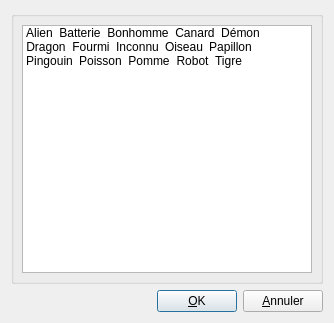
<?xml version="1.0" encoding="UTF-8"?>
<ui version="4.0">
 <class>Avatars</class>
 <widget class="QDialog" name="Avatars">
  <property name="windowModality">
   <enum>Qt::WindowModal</enum>
  </property>
  <property name="geometry">
   <rect>
    <x>0</x>
    <y>0</y>
    <width>334</width>
    <height>323</height>
   </rect>
  </property>
  <property name="windowTitle">
   <string>Avatars</string>
  </property>
  <layout class="QGridLayout" name="gridLayout">
   <item row="0" column="0">
    <widget class="QGroupBox" name="groupBox">
     <property name="title">
      <string/>
     </property>
     <layout class="QGridLayout">
      <property name="margin">
       <number>8</number>
      </property>
      <property name="spacing">
       <number>6</number>
      </property>
      <item row="0" column="0">
       <widget class="QListWidget" name="avatarsList">
        <property name="locale">
         <locale language="French" country="France"/>
        </property>
        <property name="autoScroll">
         <bool>true</bool>
        </property>
        <property name="editTriggers">
         <set>QAbstractItemView::NoEditTriggers</set>
        </property>
        <property name="showDropIndicator" stdset="0">
         <bool>false</bool>
        </property>
        <property name="dragDropMode">
         <enum>QAbstractItemView::DragDrop</enum>
        </property>
        <property name="movement">
         <enum>QListView::Snap</enum>
        </property>
        <property name="resizeMode">
         <enum>QListView::Fixed</enum>
        </property>
        <property name="viewMode">
         <enum>QListView::IconMode</enum>
        </property>
        <item>
         <property name="text">
          <string extracomment="Hop">Alien</string>
         </property>
         <property name="icon">
          <iconset resource="../data/data.qrc">
           <normaloff>:/images/avatars/alien.png</normaloff>:/images/avatars/alien.png</iconset>
         </property>
         <property name="flags">
          <set>ItemIsSelectable|ItemIsEnabled</set>
         </property>
        </item>
        <item>
         <property name="text">
          <string>Batterie</string>
         </property>
         <property name="icon">
          <iconset resource="../data/data.qrc">
           <normaloff>:/images/avatars/batterie.png</normaloff>:/images/avatars/batterie.png</iconset>
         </property>
         <property name="flags">
          <set>ItemIsSelectable|ItemIsEnabled</set>
         </property>
        </item>
        <item>
         <property name="text">
          <string>Bonhomme</string>
         </property>
         <property name="icon">
          <iconset resource="../data/data.qrc">
           <normaloff>:/images/avatars/bonhomme.png</normaloff>:/images/avatars/bonhomme.png</iconset>
         </property>
         <property name="flags">
          <set>ItemIsSelectable|ItemIsEnabled</set>
         </property>
        </item>
        <item>
         <property name="text">
          <string>Canard</string>
         </property>
         <property name="icon">
          <iconset resource="../data/data.qrc">
           <normaloff>:/images/avatars/canard.png</normaloff>:/images/avatars/canard.png</iconset>
         </property>
         <property name="flags">
          <set>ItemIsSelectable|ItemIsEnabled</set>
         </property>
        </item>
        <item>
         <property name="text">
          <string>Démon</string>
         </property>
         <property name="icon">
          <iconset resource="../data/data.qrc">
           <normaloff>:/images/avatars/demon.png</normaloff>:/images/avatars/demon.png</iconset>
         </property>
         <property name="flags">
          <set>ItemIsSelectable|ItemIsEnabled</set>
         </property>
        </item>
        <item>
         <property name="text">
          <string>Dragon</string>
         </property>
         <property name="icon">
          <iconset resource="../data/data.qrc">
           <normaloff>:/images/avatars/dragon.png</normaloff>:/images/avatars/dragon.png</iconset>
         </property>
         <property name="flags">
          <set>ItemIsSelectable|ItemIsEnabled</set>
         </property>
        </item>
        <item>
         <property name="text">
          <string>Fourmi</string>
         </property>
         <property name="icon">
          <iconset resource="../data/data.qrc">
           <normaloff>:/images/avatars/fourmi.png</normaloff>:/images/avatars/fourmi.png</iconset>
         </property>
         <property name="flags">
          <set>ItemIsSelectable|ItemIsEnabled</set>
         </property>
        </item>
        <item>
         <property name="text">
          <string>Inconnu</string>
         </property>
         <property name="icon">
          <iconset resource="../data/data.qrc">
           <normaloff>:/images/avatars/inconnu.png</normaloff>:/images/avatars/inconnu.png</iconset>
         </property>
         <property name="flags">
          <set>ItemIsSelectable|ItemIsEnabled</set>
         </property>
        </item>
        <item>
         <property name="text">
          <string>Oiseau</string>
         </property>
         <property name="icon">
          <iconset resource="../data/data.qrc">
           <normaloff>:/images/avatars/oiseau.png</normaloff>:/images/avatars/oiseau.png</iconset>
         </property>
         <property name="flags">
          <set>ItemIsSelectable|ItemIsEnabled</set>
         </property>
        </item>
        <item>
         <property name="text">
          <string>Papillon</string>
         </property>
         <property name="icon">
          <iconset resource="../data/data.qrc">
           <normaloff>:/images/avatars/papillon.png</normaloff>:/images/avatars/papillon.png</iconset>
         </property>
         <property name="flags">
          <set>ItemIsSelectable|ItemIsEnabled</set>
         </property>
        </item>
        <item>
         <property name="text">
          <string>Pingouin</string>
         </property>
         <property name="icon">
          <iconset resource="../data/data.qrc">
           <normaloff>:/images/avatars/pingouin.png</normaloff>:/images/avatars/pingouin.png</iconset>
         </property>
         <property name="flags">
          <set>ItemIsSelectable|ItemIsEnabled</set>
         </property>
        </item>
        <item>
         <property name="text">
          <string>Poisson</string>
         </property>
         <property name="icon">
          <iconset resource="../data/data.qrc">
           <normaloff>:/images/avatars/poisson.png</normaloff>:/images/avatars/poisson.png</iconset>
         </property>
         <property name="flags">
          <set>ItemIsSelectable|ItemIsEnabled</set>
         </property>
        </item>
        <item>
         <property name="text">
          <string>Pomme</string>
         </property>
         <property name="icon">
          <iconset resource="../data/data.qrc">
           <normaloff>:/images/avatars/pomme.png</normaloff>:/images/avatars/pomme.png</iconset>
         </property>
         <property name="flags">
          <set>ItemIsSelectable|ItemIsEnabled</set>
         </property>
        </item>
        <item>
         <property name="text">
          <string>Robot</string>
         </property>
         <property name="icon">
          <iconset resource="../data/data.qrc">
           <normaloff>:/images/avatars/robot.png</normaloff>:/images/avatars/robot.png</iconset>
         </property>
         <property name="flags">
          <set>ItemIsSelectable|ItemIsEnabled</set>
         </property>
        </item>
        <item>
         <property name="text">
          <string>Tigre</string>
         </property>
         <property name="icon">
          <iconset resource="../data/data.qrc">
           <normaloff>:/images/avatars/tigre.png</normaloff>:/images/avatars/tigre.png</iconset>
         </property>
         <property name="flags">
          <set>ItemIsSelectable|ItemIsEnabled</set>
         </property>
        </item>
       </widget>
      </item>
     </layout>
    </widget>
   </item>
   <item row="1" column="0">
    <layout class="QHBoxLayout" name="horizontalLayout">
     <item>
      <spacer name="horizontalSpacer">
       <property name="orientation">
        <enum>Qt::Horizontal</enum>
       </property>
       <property name="sizeHint" stdset="0">
        <size>
         <width>40</width>
         <height>20</height>
        </size>
       </property>
      </spacer>
     </item>
     <item>
      <widget class="QPushButton" name="okButton">
       <property name="text">
        <string>&amp;OK</string>
       </property>
      </widget>
     </item>
     <item>
      <widget class="QPushButton" name="cancelButton">
       <property name="text">
        <string>&amp;Annuler</string>
       </property>
      </widget>
     </item>
    </layout>
   </item>
  </layout>
 </widget>
 <resources>
  <include location="../data/data.qrc"/>
 </resources>
 <connections>
  <connection>
   <sender>okButton</sender>
   <signal>clicked()</signal>
   <receiver>Avatars</receiver>
   <slot>accept()</slot>
   <hints>
    <hint type="sourcelabel">
     <x>112</x>
     <y>301</y>
    </hint>
    <hint type="destinationlabel">
     <x>96</x>
     <y>254</y>
    </hint>
   </hints>
  </connection>
  <connection>
   <sender>cancelButton</sender>
   <signal>clicked()</signal>
   <receiver>Avatars</receiver>
   <slot>reject()</slot>
   <hints>
    <hint type="sourcelabel">
     <x>220</x>
     <y>301</y>
    </hint>
    <hint type="destinationlabel">
     <x>179</x>
     <y>282</y>
    </hint>
   </hints>
  </connection>
 </connections>
</ui>
